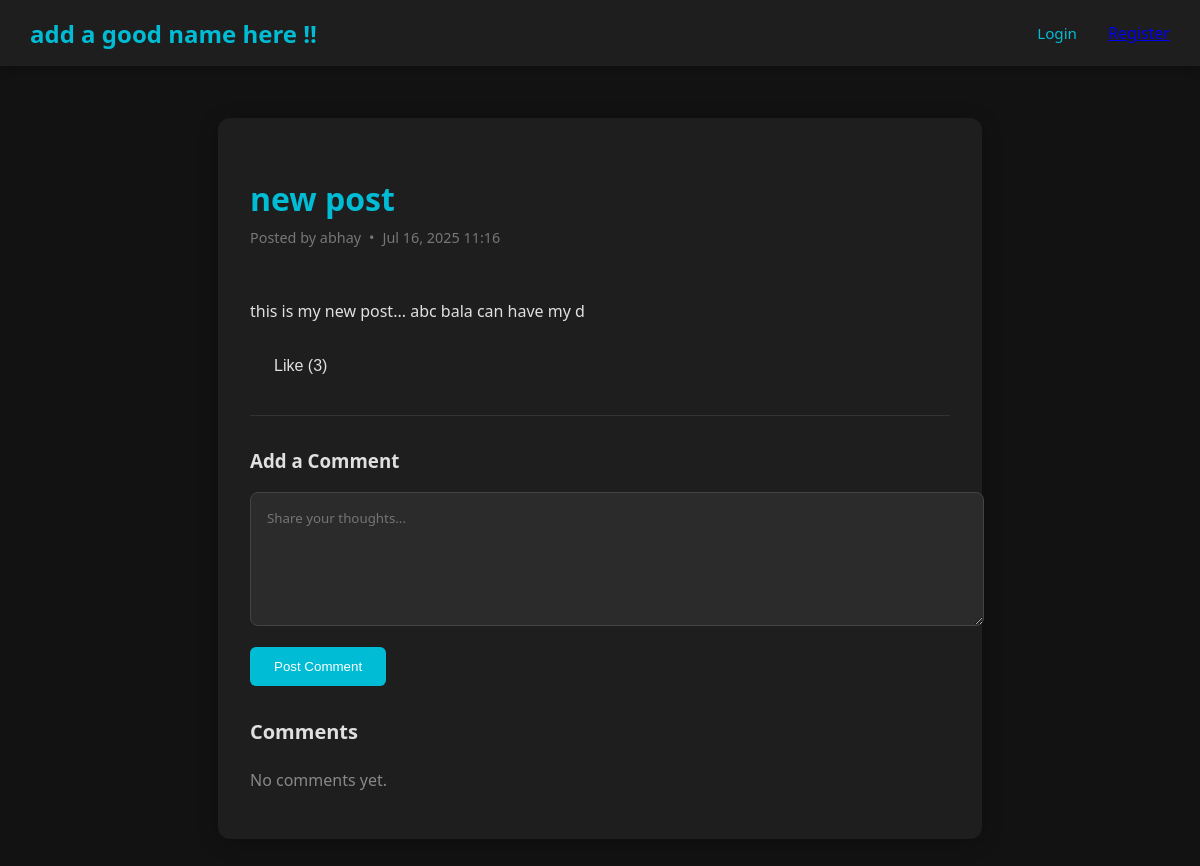
/post/5/, run on the app's committed database.
### app/models.py (models this page shows, shortened)
class BlogPost(models.Model):
    author = models.ForeignKey(User, on_delete=models.CASCADE, related_name='blog_posts')
    title = models.CharField(max_length=200, blank=True)
    likes = models.ManyToManyField(User, related_name='liked_posts', blank=True)
    content = models.TextField()
    created_at = models.DateTimeField(default=timezone.now)
    updated_at = models.DateTimeField(auto_now=True)
    slug = models.SlugField(max_length=250, unique_for_date='created_at')
    class Meta:
        ordering = ('-created_at',)
        verbose_name = 'Blog Post'
        verbose_name_plural = 'Blog Posts'

### app/views.py (the view)
# urls.py: path('post/<int:pk>/', views.post_detail, name='post_detail'),
def post_detail(request, pk):
    post = get_object_or_404(BlogPost, pk=pk)
    top_comments_qs = (
        post.comments
            .filter(parent__isnull=True)
            .annotate(
                likes_count=Count('likes', distinct=True),
                dislikes_count=Count('dislikes', distinct=True),
            )
            .order_by('-likes_count', '-created_at')  # tweak ordering if you want
            .prefetch_related('author', 'likes', 'dislikes', 'replies__author', 'replies__likes', 'replies__dislikes')
    )
    context = {
        'post': post,
        'top_comments': top_comments_qs,
        'form': CommentForm(),
    }
    return render(request, 'app/post_detail.html', context)

### app/forms.py
class CommentForm(forms.ModelForm):
    class Meta:
        model = Comment
        fields = ['content']
        widgets = {
            'content': forms.Textarea(attrs={'rows': 3, 'placeholder': 'Add a comment...'})
        }

### app/templates/app/post_detail.html (shortened to what this page needs)
{% extends 'app/base.html' %}
{% block content %}
<article class="post-container">
    <header class="post-header">
        <h1 class="post-title">{{ post.title }}</h1>
        <div class="post-meta">
            <span>Posted by {{ post.author.username }}</span>
            <span>•</span>
            <time datetime="{{ post.created_at|date:'c' }}">{{ post.created_at|date:"M d, Y H:i" }}</time>
        </div>
    </header>
    <div class="post-content">
        {{ post.content }}
    </div>
    <div class="post-actions">
        <button class="action-btn {% if request.user in post.likes.all %}liked{% endif %}"
                id="post-like-btn"
                data-url="{% url 'toggle_like' post.id %}">
            <span class="like-text">
                {% if request.user in post.likes.all %}
                    Unlike (<span class="like-count">{{ post.likes.count }}</span>)
                {% else %}
                    Like (<span class="like-count">{{ post.likes.count }}</span>)
                {% endif %}
            </span>
        </button>
    </div>
    <hr class="divider">
    <form class="comment-form" action="{% url 'comment_post' post.id %}" method="POST">
        <h3>Add a Comment</h3>
        <textarea name="content" placeholder="Share your thoughts..." required></textarea>
        <button type="submit">Post Comment</button>
    </form>
    <div class="comments-section">
    <h3>Comments</h3>
    {% for comment in top_comments %}
      <div class="comment">
        <p><strong>{{ comment.author.username }}</strong>: {{ comment.content }}</p>
        <div class="vote-bar" data-id="{{ comment.id }}">
          <button class="c-like{% if request.user in comment.likes.all %} active{% endif %}"
                  data-url="{% url 'toggle_comment_vote' comment.id %}" data-action="like">
            Like (<span>{{ comment.likes_count }}</span>)
          </button>
          <button class="c-dislike{% if request.user in comment.dislikes.all %} active{% endif %}"
                  data-url="{% url 'toggle_comment_vote' comment.id %}" data-action="dislike">
            Unlike (<span>{{ comment.dislikes_count }}</span>)
          </button>
        </div>
        {% for reply in comment.replies.all %}
          <div class="reply" style="margin-left:1.5rem;">
            <p><strong>{{ reply.author.username }}</strong>: {{ reply.content }}</p>
          </div>
        {% endfor %}
      </div>
    {% empty %}
      <p style="color:#888;">No comments yet.</p>
    {% endfor %}
</div>
</article>
{% endblock %}

### app/templates/app/base.html (style rules this page uses)
:root { --primary-color: #00bcd4; --primary-hover: #0288d1; --bg-dark: #121212; --bg-panel: #1e1e1e; --text-light: #e0e0e0; --text-muted: #777; }
body { font-family: 'Segoe UI', Tahoma, Geneva, Verdana, sans-serif; background-color: var(--bg-dark); color: var(--text-light); margin: 0; padding: 0; min-height: 100vh; }

### app/templates/app/post_detail.html (style rules this page uses)
.post-container { max-width: 700px; margin: 2rem auto; background: var(--bg-panel); padding: 2rem; border-radius: 12px; box-shadow: 0 4px 20px rgba(0, 0, 0, 0.25); color: var(--text-light); }
.post-header { margin-bottom: 1.5rem; }
.post-title { font-size: 2rem; font-weight: 600; margin-bottom: 0.5rem; color: var(--primary-color); }
.post-meta { color: var(--text-muted); font-size: 0.9rem; display: flex; align-items: center; gap: 0.5rem; }
.post-content { line-height: 1.7; margin-bottom: 1.5rem; white-space: pre-line; }
.post-actions { display: flex; gap: 1rem; margin: 1.5rem 0; }
.action-btn { background: none; border: none; color: var(--text-light); cursor: pointer; font-size: 1rem; display: flex; align-items: center; gap: 0.5rem; padding: 0.5rem 1rem; border-radius: 6px; transition: all 0.2s ease; }
.divider { border: 0; height: 1px; background: #333; margin: 2rem 0; }
.comment-form { margin-bottom: 2rem; }
.comment-form textarea { width: 100%; min-height: 100px; border-radius: 8px; padding: 1rem; margin-bottom: 1rem; border: 1px solid #444; background: #2b2b2b; color: #fff; resize: vertical; font-family: inherit; }
.comment-form button { background: var(--primary-color); border: none; padding: 0.75rem 1.5rem; border-radius: 6px; color: white; cursor: pointer; transition: background-color 0.2s ease; font-weight: 500; }
.comments-section h3 { margin-bottom: 1.5rem; font-size: 1.25rem; color: var(--text-light); }

### data on the page
BlogPost: title "new post", author.username "abhay", created_at "Jul 16, 2025 11:16", content "this is my new post... abc bala can have my d", likes.count "3"
